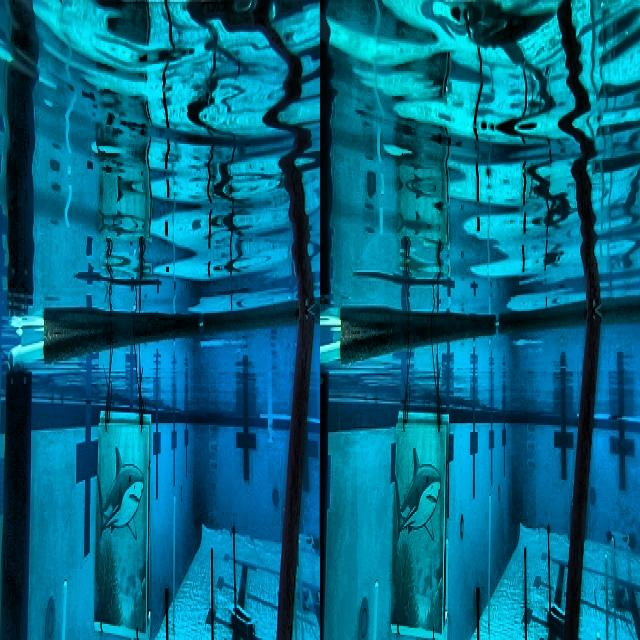
#> input picture ros2_ws/src/vision/model_pipeline/data/test/images/image_1755014215798685789_jpg.rf.d72818cb7a09774197f9c0351f1c92b8.jpg, 640 x 640 px, found by its file name; its folder holds 4 pictures in this run
$ python split_data.py data/test/images/image_1755014215798685789_jpg.rf.d72818cb7a09774197f9c0351f1c92b8.jpg
#> lines starting #> are read from the running program, lines starting #| are printed output that depends on the picture
import sys, os, cv2

if (len(sys.argv)) < 2:
    print("Usage: python3 split_data.py [dataset_path]")
    exit(1)
else:
    dataset_path: str = sys.argv[1]

left_data_path: str = os.path.join(dataset_path, "left")
right_data_path: str = os.path.join(dataset_path, "right")

os.makedirs(os.path.join(left_data_path, "images"), exist_ok=True)
os.makedirs(os.path.join(left_data_path, "labels"), exist_ok=True)
os.makedirs(os.path.join(right_data_path, "images"), exist_ok=True)
os.makedirs(os.path.join(right_data_path, "labels"), exist_ok=True)

for image_name in os.listdir(os.path.join(dataset_path, "images")):
    image_path = os.path.join(dataset_path, "images", image_name)
    image = cv2.imread(image_path)
#> image is the input picture: shape (640, 640, 3); mean B, G, R 132.1, 103.4, 5.6
    height, width, channels = image.shape
#> height = 640; width = 640; channels = 3
    width_cutoff = width // 2
#> width_cutoff = 320
    left_image = image[:, :(width_cutoff)]
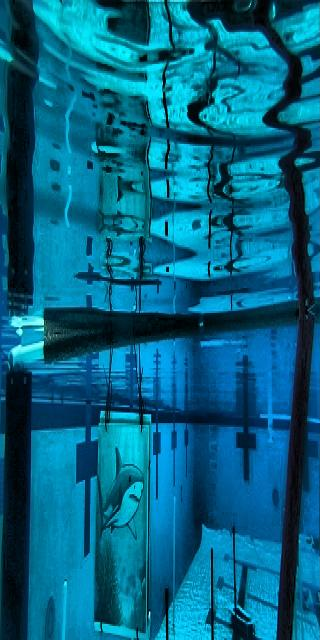
#> left_image: shape (640, 320, 3); mean B, G, R 132, 99.6, 5.8
    right_image = image[:, (width_cutoff):]
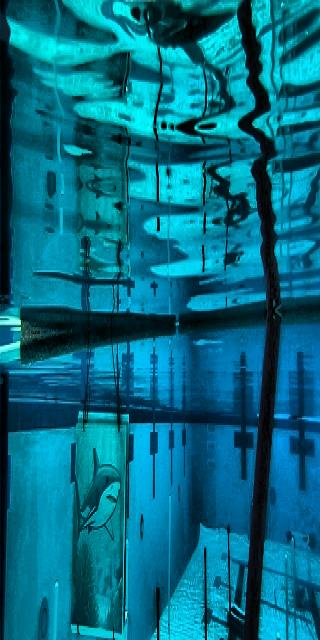
#> right_image: shape (640, 320, 3); mean B, G, R 132.2, 107.2, 5.4

    cv2.imwrite(os.path.join(left_data_path, "images", image_name), left_image)
    cv2.imwrite(os.path.join(right_data_path, "images", image_name), right_image)
#> pass 2 of the loop `for image_name in os.listdir(os.path.join(dataset_path, "images")):`:
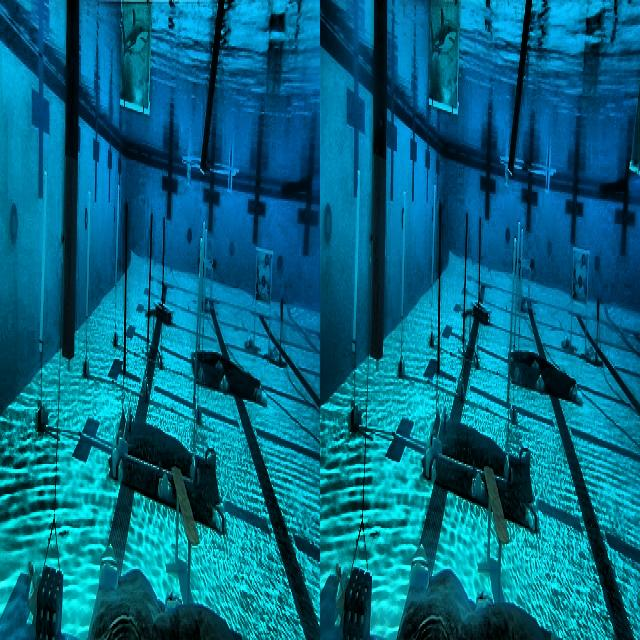
#> input picture ros2_ws/src/vision/model_pipeline/data/test/images/image_1755014362174095630_jpg.rf.6b71dc51139239a80ab9895f42a6a5ce.jpg, 640 x 640 px, found by its file name
#> image is the input picture: shape (640, 640, 3); mean B, G, R 132.2, 103.6, 6.7
#> `left_image = image[:, :(width_cutoff)]`:
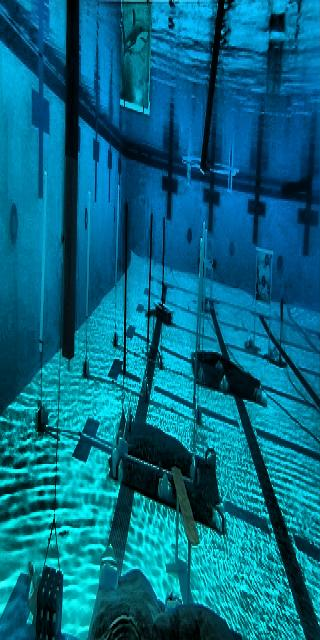
#> left_image: shape (640, 320, 3); mean B, G, R 133.5, 105.1, 6.7
#> `right_image = image[:, (width_cutoff):]`:
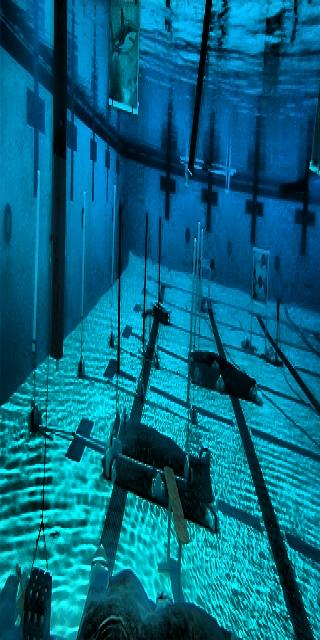
#> right_image: shape (640, 320, 3); mean B, G, R 130.9, 102.1, 6.7
#> pass 3 of the loop `for image_name in os.listdir(os.path.join(dataset_path, "images")):`:
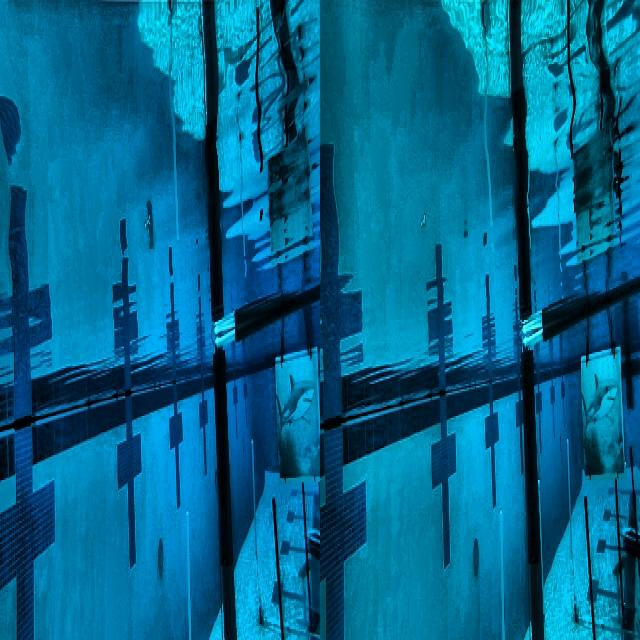
#> input picture ros2_ws/src/vision/model_pipeline/data/test/images/image_1755014487601232051_jpg.rf.003576fc1c4ec866ad79ea1abd5c81e7.jpg, 640 x 640 px, found by its file name
#> image is the input picture: shape (640, 640, 3); mean B, G, R 140.2, 101.4, 3.9
#> `left_image = image[:, :(width_cutoff)]`:
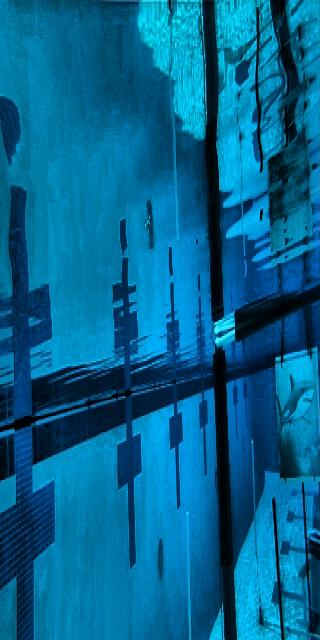
#> left_image: shape (640, 320, 3); mean B, G, R 143.9, 99.6, 3.9
#> `right_image = image[:, (width_cutoff):]`:
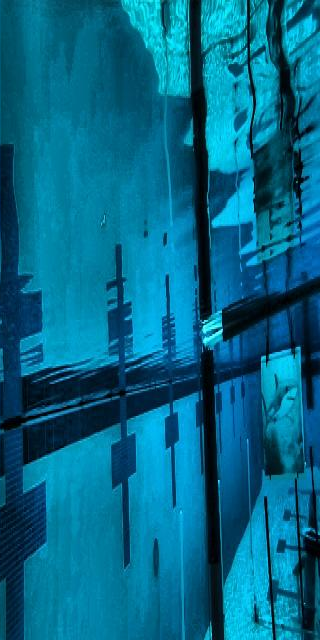
#> right_image: shape (640, 320, 3); mean B, G, R 136.5, 103.1, 4
#> the loop made 4 passes; the first 3 are shown

#> (the run stopped early here; a loop or call above may not have finished)
